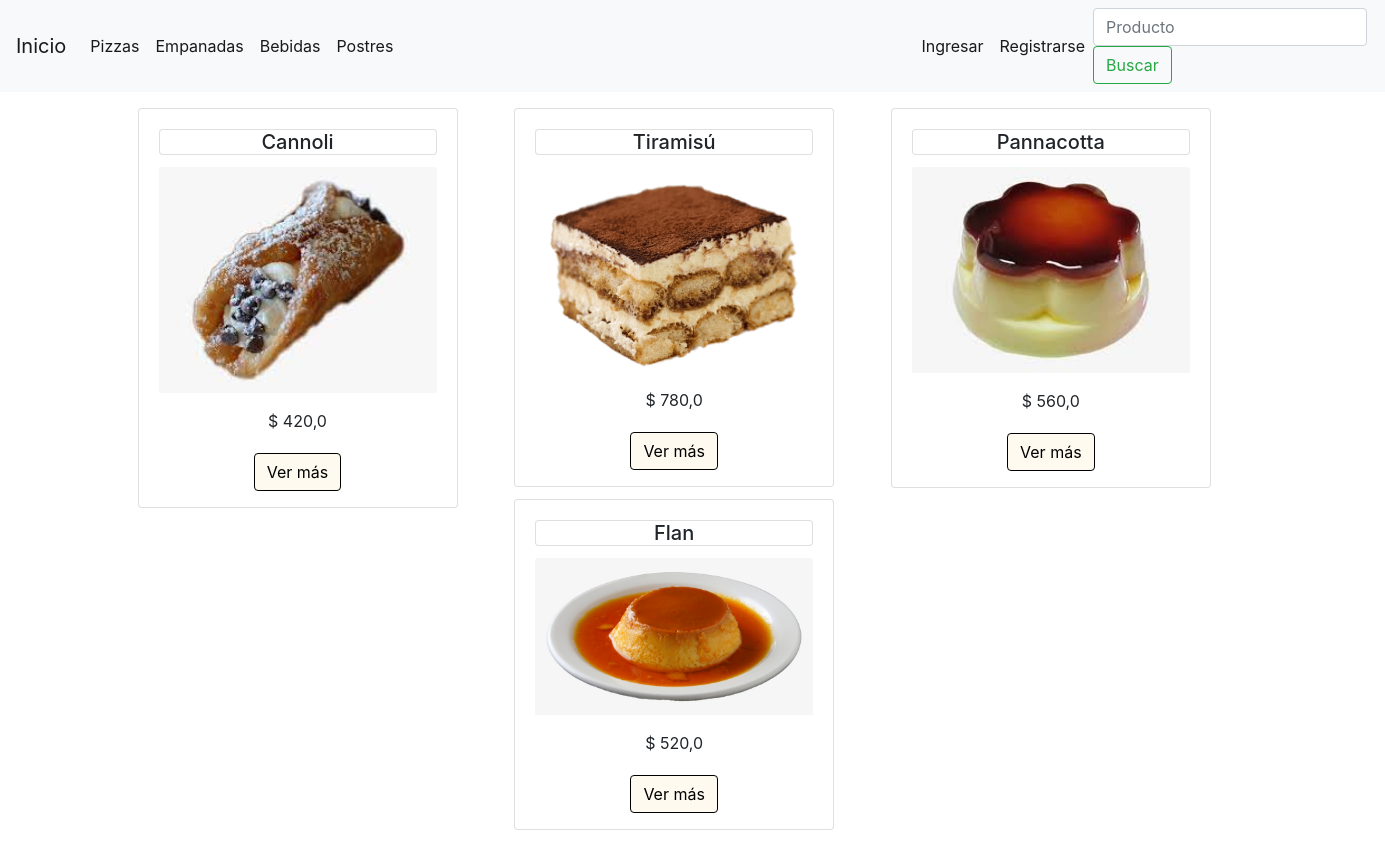
The page /postres/ on the database its author committed.
### pizza_web/models.py (models this page shows)
class postre (models.Model):
    nombre=models.CharField(max_length=30, unique=True)
    precio=models.FloatField()
    apto_delivery=models.BooleanField()
    gluten_free=models.BooleanField()
    foto =  models.ImageField(upload_to= 'postres', blank=True, null=True)

### pizza_web/views.py (the view)
# urls.py: path('postres/', postre_view, name='postres'),
def postre_view (request):
    postres= postre.objects.all()
    context={'postres': postres}
    return render (request, 'postres.html', context=context)

### templates/postres.html (shortened to what this page needs)
{% extends 'base.html' %}
{% block contenido %}
<div class="container">
    <div class="card-columns mt-3">
      {% for postre in postres %}
      <div class="card text-center" style="width: 20rem;">
          <div class="card-body" style="align-content: center">
              <h5 class="card text-center">{{postre.nombre}}</h5>
              {% if postre.foto %}
              <img src="{{postre.foto.url}}" class="card-img-top" >
              {% endif %}
              <p class="card-text">$ {{postre.precio}}</p>
          </div>
          <div class="card-bottom" style="margin-bottom: 1rem;" >
            <a href="/postre_detail/{{postre.id}}" style="background-color:floralwhite; border-color: black; color:black"   class="btn btn-primary">Ver más</a>
        </div>
      </div>
      {% endfor %}
    </div>
    {% endblock %}

### rows shown on the page
postre: nombre "Cannoli", foto (picture), precio "420,0"
postre: nombre "Tiramisú", foto (picture), precio "780,0"
postre: nombre "Flan", foto (picture), precio "520,0"
postre: nombre "Pannacotta", foto (picture), precio "560,0"
